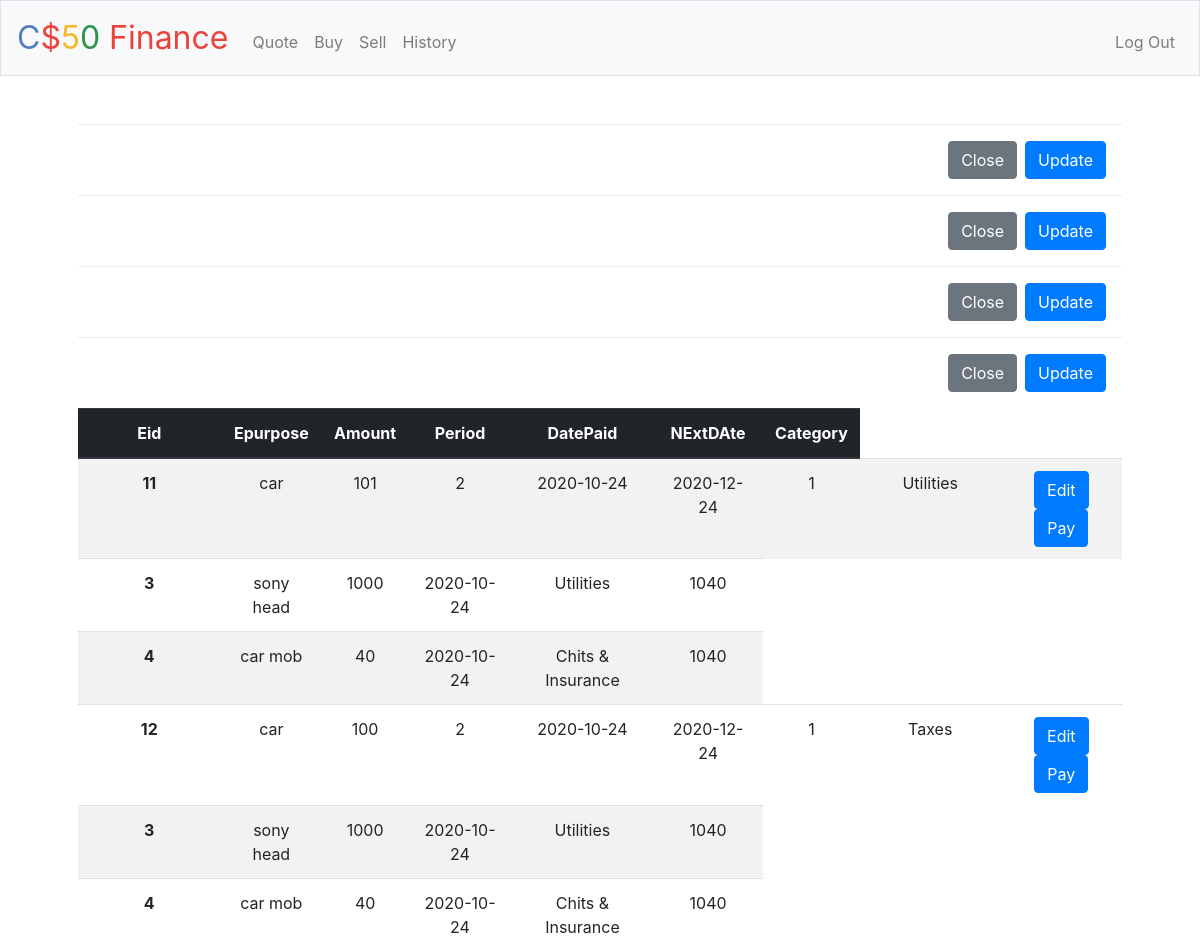
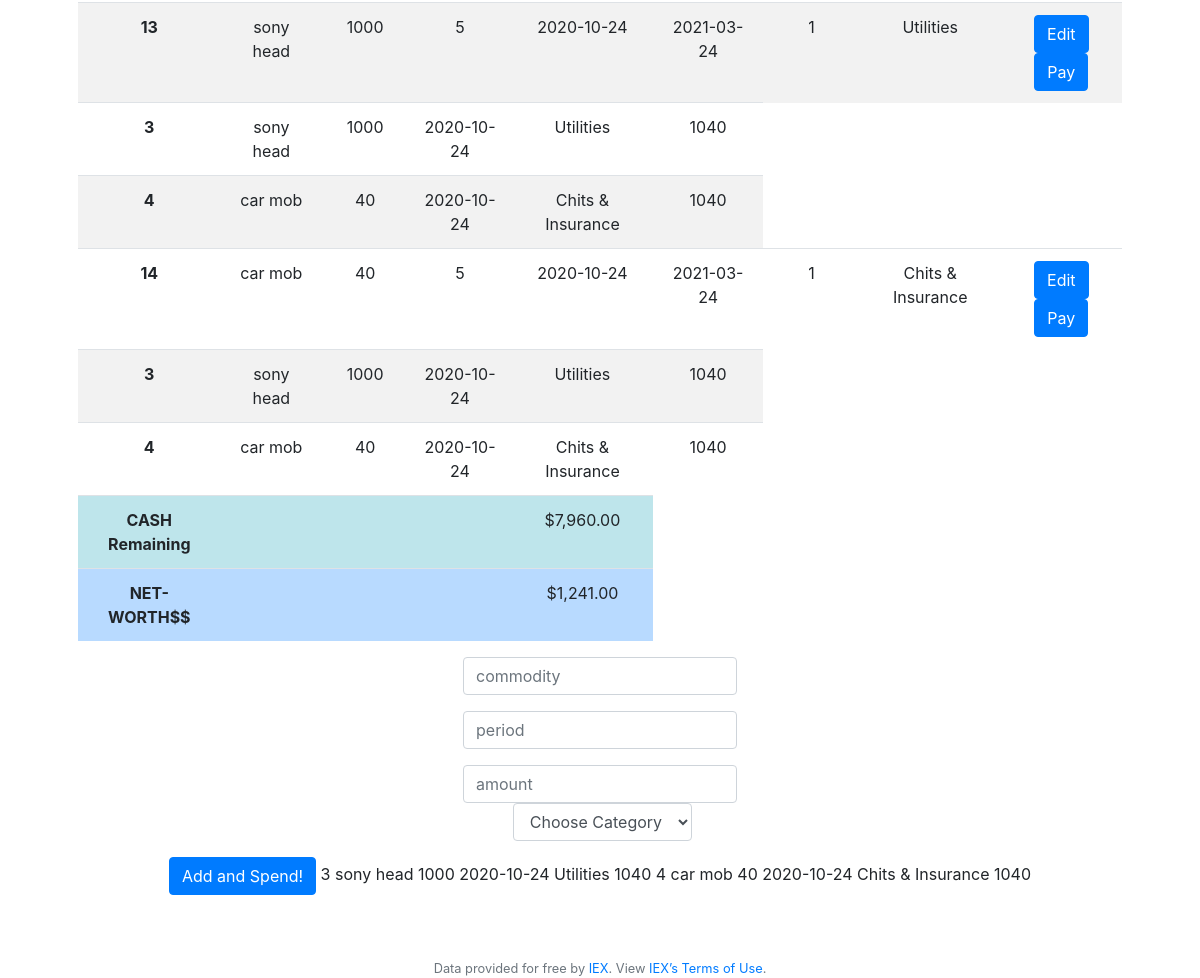
/education (signed in), run on the app's committed database (2 pictures, top to bottom).
### tables this page shows
CREATE TABLE "education" (
	"eid"	INTEGER NOT NULL,
	"epurpose"	VARCHAR(30),
	"amount"	INTEGER,
	"datestamp"	date NOT NULL DEFAULT CURRENT_DATE,
	"period"	INTEGER,
	"duedate"	date NOT NULL,
	"user_id"	INTEGER,
	"status"	INTEGER NOT NULL DEFAULT 1,
	"category"	VARCHAR(30),
	PRIMARY KEY("eid" AUTOINCREMENT)
);

CREATE TABLE "paymenthistory" (
	"user_id"	INTEGER NOT NULL,
	"paymentpurpose"	VARCHAR(30),
	"amount"	INTEGER,
	"datestamp"	date NOT NULL DEFAULT CURRENT_DATE,
	"pay_id"	INTEGER NOT NULL,
	"category"	VARCHAR(30),
	PRIMARY KEY("pay_id" AUTOINCREMENT)
);

### app.py (the view)
@app.route("/education",methods=["GET", "POST"])
@login_required
def education():
    if request.method == "POST":
        epurpose = request.form.get("epurpose")
        amount = request.form.get("amount")
        period = request.form.get("period")
        category = request.form.get("category")
        try:
            amount = int(amount)
            period = int(period)
            category = str(category)
        except:
            return apology("please check your inputs")
        if not epurpose:
            return apology("Missing  commodity!")
        elif not amount:
            return apology("Missing number of shares!")
        elif int(amount)<= 0:
            return apology("enter a proper value")
        else:
            rows = db.execute("SELECT cash FROM users WHERE id=:id",id=session["user_id"])
            cash = rows[0]["cash"]
            updated_cash = cash - amount
            if updated_cash <0:
                return apology("cant afford")
            today = date.today()
            duedate = add_months(today,period)
            db.execute("UPDATE users SET cash=:updated_cash WHERE id=:id",updated_cash=updated_cash,id=session["user_id"])
            db.execute("INSERT INTO education (user_id,epurpose,amount,period,duedate,category) VALUES (:user_id,:epurpose,:amount,:period,:duedate,:category)",user_id=session["user_id"],epurpose=epurpose,amount=amount,period=period,duedate=duedate,category=category)
            db.execute("INSERT INTO paymenthistory (user_id,amount,paymentpurpose,category) VALUES (:user_id,:amount,:paymentpurpose,:category)",user_id=session["user_id"],amount=amount,paymentpurpose=epurpose,category=category)
            flash("Educated!!")
            return redirect("/education")
    else:
            erows = db.execute("""SELECT eid,epurpose,amount,period,datestamp,duedate,status,category
            FROM education
            WHERE user_id = :user_id
            ORDER BY eid;
            """,user_id=session['user_id'])
            espendings = []
            grand_etotal =0
            for erow in erows:
                espendings.append({
                    "eid": erow["eid"],
                    "epurpose": erow["epurpose"],
                    "amount": erow["amount"],
                    "period": erow["period"],
                    "datestamp": erow["datestamp"],
                    "duedate": erow["duedate"],
                    "status" : erow["status"],
                    "category": erow["category"]
                })
                grand_etotal = grand_etotal + erow["amount"]
            cash = db.execute("SELECT cash FROM users WHERE id=:user_id",user_id=session["user_id"])
            cash = cash[0]["cash"]
            today=str(date.today())
            hprows = db.execute("""SELECT pay_id,paymentpurpose,amount,datestamp,category
            FROM paymenthistory
            WHERE user_id = :user_id AND category != "personal"
            ORDER BY pay_id;
            """,user_id=session['user_id'])
            hpspendings = []
            hpgrand_ptotal =0
            for hprow in hprows:
                hpspendings.append({
                    "payid": hprow["pay_id"],
                    "paymentpurpose": hprow["paymentpurpose"],
                    "amount": hprow["amount"],
                    "datestamp": hprow["datestamp"],
                    "category": hprow["category"]
                })
                hpgrand_ptotal = hpgrand_ptotal + hprow["amount"]
            return render_template("education.html",espendings=espendings, cash =usd(cash), grand_etotal=usd(grand_etotal),today=today,hpspendings=hpspendings,hpgrand_ptotal=hpgrand_ptotal)

### app.py (called while the page is built)
@app.after_request
def after_request(response):
    response.headers["Cache-Control"] = "no-cache, no-store, must-revalidate"
    response.headers["Expires"] = 0
    response.headers["Pragma"] = "no-cache"
    return response

### helpers.py (called while the page is built)
def login_required(f):
    @wraps(f)
    def decorated_function(*args, **kwargs):
        if session.get("user_id") is None:
            return redirect("/login")
        return f(*args, **kwargs)
    return decorated_function

def usd(value):
    return f"${value:,.2f}"

### templates/education.html (shortened to what this page needs)
{% extends "layout.html" %}
{% block main %}
<table class="table table-striped  table-hover">
    <thead class="thead-dark">
        <tr>
          <th scope="col">Eid</th>
          <th scope="col">Epurpose</th>
          <th scope="col">Amount</th>
          <th scope="col">Period</th>
          <th scope="col">DatePaid</th>
          <th scope="col">NExtDAte</th>
          <th scope="col">Category</th>
        </tr>
      </thead>
    <tbody>
        {% for espending in espendings: %}
        <tr>
            <th scope="row">{{espending["eid"]}}</th>
            <td>{{espending["epurpose"]}}</td>
            <td>{{espending["amount"]}}</td>
            <td>{{espending["period"]}}</td>
            <td>{{espending["datestamp"]}}</td>
            <td>{{espending["duedate"]}}</td>
            <td>{{espending["status"]}}</td>
            <td>{{espending["category"]}}</td>
            <td>
                <button type="button" class="btn btn-primary" data-toggle="modal" data-target="#exampleModal" data-whatever="{{espending['epurpose']}}" data-link="/education/edit/{{espending['eid']}}"data-amount="{{espending['amount']}}" data-period="{{espending['period']}}"data-datestamp="{{espending['datestamp']}}" data-status="{{espending['status']}}" data-category="{{espending['category']}}">Edit</button>
                <button type="button" class="btn btn-primary" data-toggle="modal" data-target="#exampleModal2" data-whatever="{{espending['epurpose']}}" data-link="/education/pay/{{espending['eid']}}"data-amount="{{espending['amount']}}" data-period="{{espending['period']}}"data-datestamp="{{today}}" data-status="{{espending['status']}}">Pay</button>
              </td>
        </tr>
        <div class="modal fade" id="exampleModal2" tabindex="-1" role="dialog" aria-labelledby="exampleModalLabel" aria-hidden="true">
          <div class="modal-dialog" role="document">
            <div class="modal-content">
              {% for hpspending in hpspendings: %}
             <tr>
              <th scope="row">{{hpspending["payid"]}}</th>
              <td>{{hpspending["paymentpurpose"]}}</td>
              <td>{{hpspending["amount"]}}</td>
              <td>{{hpspending["datestamp"]}}</td>
              <td>{{hpspending["category"]}}</td>
              <td>{{hpgrand_ptotal}}</td>
            </tr>
        {% endfor %}
              <div class="modal-footer">
                <button type="button" class="btn btn-secondary" data-dismiss="modal">Close</button>
                <button type="submit"  class="btn btn-primary ">Update</button>
              </div>
            </div>
          </div>
      </div>
        {% endfor %}
        <tr class="table-info">
            <th scope="row">CASH Remaining</th>
            <td colspan="3"></td>
            <td>{{cash}}</td>
        </tr>
    </tbody>
    <tfoot>
        <tr class="table-primary">
            <th scope="row">NET-WORTH$$</th>
            <td colspan="3"></td>
            <td>{{grand_etotal}}</td>
        </tr>
    </tfoot>
</table>
    <form action="/education" method="post">
        <div class="form-group">
            <input autocomplete="off" autofocus class="form-control" name="epurpose" placeholder="commodity" type="text">
        </div>
        <div class="form-group">
            <input class="form-control" name="period" placeholder="period" type="number">
        </div>
        <div class="form-group">
            <input class="form-control" name="amount" placeholder="amount" type="number">
        <div class="form-group ">
          <select id="inputState" class="form-control" name="category">
            <option selected>Choose Category</option>
          </select>
        </div>
        <button class="btn btn-primary" type="pspend">Add and Spend!</button>
    </form>
    {% for hpspending in hpspendings: %}
    <tr>
     <th scope="row">{{hpspending["payid"]}}</th>
     <td>{{hpspending["paymentpurpose"]}}</td>
     <td>{{hpspending["amount"]}}</td>
     <td>{{hpspending["datestamp"]}}</td>
     <td>{{hpspending["category"]}}</td>
     <td>{{hpgrand_ptotal}}</td>
   </tr>
{% endfor %}
{% endblock %}

### static/styles.css (style rules this page uses)
main .form-control { display: inline-block; width: auto; }

### data on the page
education: eid "11", epurpose "car", amount "101", period "2", datestamp "2020-10-24", duedate "2020-12-24", status "1", category "Utilities"
paymenthistory: payid "3", paymentpurpose "sony head", amount "1000", datestamp "2020-10-24", category "Utilities", hpgrand_ptotal "1040"
paymenthistory: payid "4", paymentpurpose "car mob", amount "40", datestamp "2020-10-24", category "Chits & Insurance", hpgrand_ptotal "1040"
education: eid "12", epurpose "car", amount "100", period "2", datestamp "2020-10-24", duedate "2020-12-24", status "1", category "Taxes"
education: eid "13", epurpose "sony head", amount "1000", period "5", datestamp "2020-10-24", duedate "2021-03-24", status "1", category "Utilities"
education: eid "14", epurpose "car mob", amount "40", period "5", datestamp "2020-10-24", duedate "2021-03-24", status "1", category "Chits & Insurance"

### other printed values
{{ cash }} "$7,960.00"
{{ grand_etotal }} "$1,241.00"
